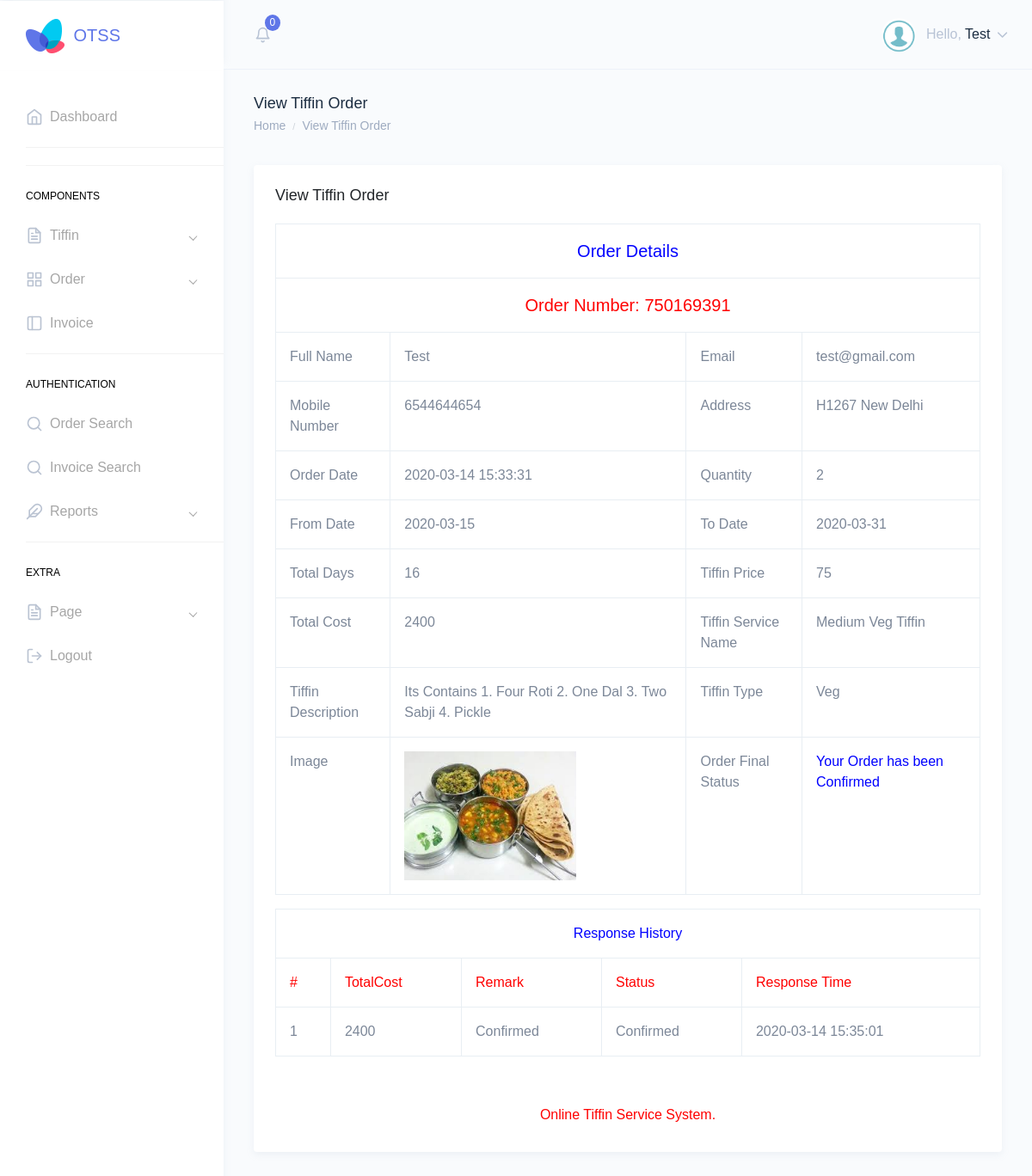
The page /otss/admin/view-order-detail.php?viewid=4 (signed in) on the database its author committed.
### tables this page shows
CREATE TABLE `tblorder` (
  `ID` int(10) NOT NULL,
  `TiffinID` int(10) DEFAULT NULL,
  `UserID` int(5) NOT NULL,
  `OrderNumber` int(10) DEFAULT NULL,
  `FullName` varchar(120) DEFAULT NULL,
  `Email` varchar(200) DEFAULT NULL,
  `MobileNumber` bigint(10) DEFAULT NULL,
  `Quantity` int(10) DEFAULT NULL,
  `FromDate` varchar(200) DEFAULT NULL,
  `ToDate` varchar(200) DEFAULT NULL,
  `Time` varchar(50) DEFAULT NULL,
  `Address` mediumtext DEFAULT NULL,
  `OrderDate` timestamp NULL DEFAULT current_timestamp(),
  `TotalCost` varchar(200) NOT NULL,
  `Remark` varchar(200) NOT NULL,
  `Status` varchar(50) DEFAULT NULL,
  `UpdationDate` timestamp NULL DEFAULT NULL ON UPDATE current_timestamp()
);

CREATE TABLE `tbltiffin` (
  `ID` int(10) NOT NULL,
  `Type` varchar(120) DEFAULT NULL,
  `Title` varchar(200) NOT NULL,
  `Description` mediumtext DEFAULT NULL,
  `Cost` int(10) DEFAULT NULL,
  `Image` varchar(120) DEFAULT NULL,
  `PostDate` timestamp NULL DEFAULT current_timestamp()
);

### otss/admin/view-order-detail.php (the view, shortened to what this page needs)
<?php
include('includes/dbconnection.php');
if (strlen($_SESSION['otssaid']==0)) {
  header('location:logout.php');
  } else{
  ?>
<!DOCTYPE html>
<html dir="ltr" lang="en">
<head>
    <link href="assets/extra-libs/datatables.net-bs4/css/dataTables.bootstrap4.css" rel="stylesheet">
    <link href="dist/css/style.min.css" rel="stylesheet">
</head>
<body>
    <div id="main-wrapper" data-theme="light" data-layout="vertical" data-navbarbg="skin6" data-sidebartype="full" data-sidebar-position="fixed" data-header-position="fixed" data-boxed-layout="full">
         <?php include_once('includes/header.php');?>
        <?php include_once('includes/sidebar.php');?>
        <div class="page-wrapper">
            <div class="page-breadcrumb">
                <div class="row">
                    <div class="col-7 align-self-center">
                        <h4 class="page-title text-truncate text-dark font-weight-medium mb-1">View Tiffin Order</h4>
                        <div class="d-flex align-items-center">
                            <nav aria-label="breadcrumb">
                                <ol class="breadcrumb m-0 p-0">
                                    <li class="breadcrumb-item"><a href="dashboard.php" class="text-muted">Home</a></li>
                                    <li class="breadcrumb-item text-muted active" aria-current="page">View Tiffin Order</li>
                                </ol>
                            </nav>
                        </div>
                    </div>
                </div>
            </div>
            <div class="container-fluid">
                <div class="row">
                    <div class="col-12">
                        <div class="card">
                            <div class="card-body">
                                <h4 class="card-title">View Tiffin Order</h4>
                                <div class="table-responsive">
                                    <table id="zero_config" class="table table-striped table-bordered no-wrap">
                                      <?php
                               $vid=$_GET['viewid'];
$sql="SELECT tblorder.ID,DATEDIFF(tblorder.ToDate,tblorder.FromDate) as ddf,tblorder.FullName,tblorder.Email,tblorder.MobileNumber,tblorder.Time,tblorder.Address,tblorder.OrderDate,tblorder.FromDate,tblorder.ToDate,tblorder.OrderNumber,tblorder.TotalCost,tblorder.Remark,tblorder.Status,tblorder.Quantity, tblorder.UpdationDate,tbltiffin.Type,tbltiffin.Title,tbltiffin.Description,tbltiffin.Cost,tbltiffin.Image from  tblorder join  tbltiffin on tbltiffin.ID=tblorder.TiffinID where tblorder.ID=:vid";
$query = $dbh -> prepare($sql);
$query-> bindParam(':vid', $vid, PDO::PARAM_STR);
$query->execute();
$results=$query->fetchAll(PDO::FETCH_OBJ);
if($query->rowCount() > 0)
{
foreach($results as $row)
{               ?>
                                <table border="1" class="table table-bordered">
 <tr align="center">
<td colspan="4" style="font-size:20px;color:blue">
 Order Details</td></tr>
<tr align="center">
<td colspan="4" style="font-size:20px;color:red">
 Order Number:   <?php  echo $row->OrderNumber;?></td></tr>
    <tr>
    <th scope>Full Name</th>
    <td><?php  echo $row->FullName;?></td>
    <th scope>Email</th>
    <td><?php  echo $row->Email;?></td>
  </tr>
  <tr>
    <th scope>Mobile Number</th>
    <td><?php  echo $row->MobileNumber;?></td>
    <th>Address</th>
    <td><?php  echo $row->Address;?></td>
  </tr>
  <tr>
    <th>Order Date</th>
    <td><?php  echo $row->OrderDate;?></td>
    <th>Quantity</th>
    <td><?php  echo $qty= $row->Quantity;?></td>
  </tr>
  <tr>
   <th>From Date</th>
    <td><?php  echo $row->FromDate;?></td>
    <th>To Date</th>
    <td><?php  echo $row->ToDate;?></td>
  </tr>
   <tr>
    <th>Total Days</th>
    <td><?php  echo $ddf=$row->ddf;?></td>
    <th>Tiffin Price</th>
    <td><?php  echo $tp=$row->Cost;?></td>
  <tr>
     <th>Total Cost</th>
    <td><?php  echo $tc=$ddf*$tp*$qty;?></td>
    <th>Tiffin Service Name</th>
    <td><?php  echo $row->Title;?></td>
  </tr>
  <tr>
    <th>Tiffin Description</th>
    <td><?php  echo $row->Description;?></td>
    <th>Tiffin Type</th>
    <td><?php  echo $row->Type;?></td>
  </tr>
  <tr>
    <th>Image</th>
    <td><img src="images/<?php echo $row->Image;?>" width="200" height="150" value="<?php  echo $row->Image;?>"></td>
    <th>Order Final Status</th>
    <td style="color: blue"> <?php  $status=$row->Status;
if($row->Status=="Confirmed")
{
  echo "Your Order has been Confirmed";
}
     ;?></td>
  </tr>
<?php }}?>
</table>
<?php  if($status!=''){
$ret="select * from tblorder  where tblorder.ID=:vid";
$query = $dbh -> prepare($ret);
$query-> bindParam(':vid', $vid, PDO::PARAM_STR);
$query->execute();
$results=$query->fetchAll(PDO::FETCH_OBJ);
$cnt=1;
 ?>
<table id="datatable" class="table table-bordered dt-responsive nowrap" style="border-collapse: collapse; border-spacing: 0; width: 100%;">
  <tr align="center">
   <th colspan="5" style="color: blue">Response History</th>
  </tr>
  <tr style="color: red">
    <th>#</th>
<th>TotalCost</th>
<th>Remark</th>
<th>Status</th>
<th>Response Time</th>
</tr>
<?php
if($query->rowCount() > 0)
{
foreach($results as $row)
{               ?>
<tr>
  <td><?php echo $cnt;?></td>
 <td><?php  echo $row->TotalCost;?></td>
  <td><?php  echo $row->Remark;?></td>
  <td><?php  echo $status=$row->Status;?></td>
   <td><?php  echo $row->UpdationDate;?></td>
</tr>
<?php $cnt=$cnt+1;}} }?>
</table>
                </div>
            </div>
         <?php include_once('includes/footer.php');?>
        </div>
    </div>
</body>
</html>
<?php }  ?>

### otss/admin/includes/header.php (shortened to what this page needs)
<header class="topbar" data-navbarbg="skin6">
            <nav class="navbar top-navbar navbar-expand-md">
                <div class="navbar-header" data-logobg="skin6">
                    <div class="navbar-brand">
                        <a href="dashboard.php">
                            <b class="logo-icon">
                                <img src="assets/images/logo-icon.png" alt="homepage" class="dark-logo" />
                            </b>
                           <strong>OTSS</strong>
                        </a>
                    </div>
                </div>
                <div class="navbar-collapse collapse" id="navbarSupportedContent">
                    <ul class="navbar-nav float-left mr-auto ml-3 pl-1">
                        <li class="nav-item dropdown">
                            <?php
                        $sql ="SELECT * from  tblorder where Status is null ";
$query = $dbh -> prepare($sql);
$query->execute();
$totneworder=$query->rowCount();
?>
                            <a class="nav-link dropdown-toggle pl-md-3 position-relative" href="javascript:void(0)"
                                id="bell" role="button" data-toggle="dropdown" aria-haspopup="true"
                                aria-expanded="false">
                                <span><i data-feather="bell" class="svg-icon"></i></span>
                                <span class="badge badge-primary notify-no rounded-circle"><?php echo htmlentities($totneworder);?></span>
                            </a>
                        </li>
                    </ul>
                    <ul class="navbar-nav float-right">
                        <li class="nav-item dropdown">
                            <a class="nav-link dropdown-toggle" href="javascript:void(0)" data-toggle="dropdown"
                                aria-haspopup="true" aria-expanded="false">
                                <img src="assets/images/users/images.png" alt="user" class="rounded-circle"
                                    width="40">
                                    <?php
$aid=$_SESSION['otssaid'];
$sql="SELECT AdminName,Email from  tbladmin where ID=:aid";
$query = $dbh -> prepare($sql);
$query->bindParam(':aid',$aid,PDO::PARAM_STR);
$query->execute();
$results=$query->fetchAll(PDO::FETCH_OBJ);
$cnt=1;
if($query->rowCount() > 0)
{
foreach($results as $row)
{               ?>
                                <span class="ml-2 d-none d-lg-inline-block"><span>Hello,</span> <span
                                        class="text-dark"><?php  echo $row->AdminName;?></span> <i data-feather="chevron-down"
                                        class="svg-icon"></i></span><?php $cnt=$cnt+1;}} ?>
                            </a>
                        </li>
                    </ul>
                </div>
            </nav>
        </header>

### rows shown on the page
tblorder: OrderNumber "750169391", FullName "Test", Email "test@gmail.com", MobileNumber "6544644654", Address "H1267 New Delhi", OrderDate "2020-03-14 15:33:31", Quantity "2", FromDate "2020-03-15", ToDate "2020-03-31", ddf "16", TiffinID.Cost "75", qty "2400", TiffinID.Title "Medium Veg Tiffin", TiffinID.Description "Its Contains 1. Four Roti 2. One Dal 3. Two Sabji 4. Pickle", TiffinID.Type "Veg", TiffinID.Image (picture), shows "Your Order has been Confirmed", TotalCost "2400", Remark "Confirmed", Status "Confirmed", UpdationDate "2020-03-14 15:35:01"

### other values the page prints
$totneworder "0"
$row->AdminName "Test"
